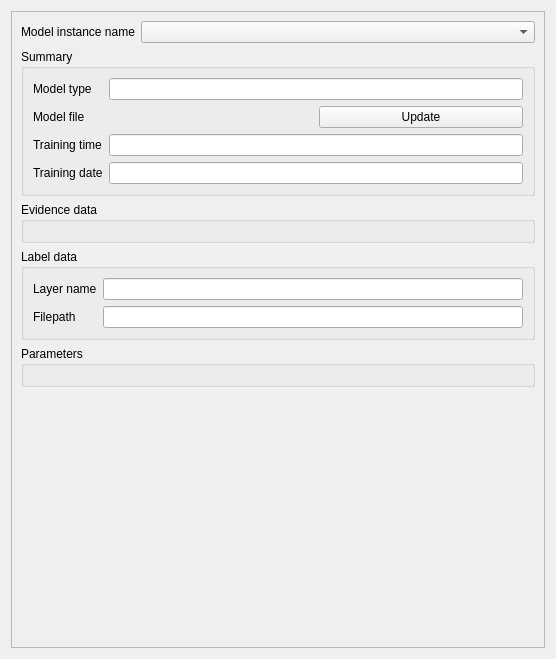
<?xml version="1.0" encoding="UTF-8"?>
<ui version="4.0">
 <class>Form</class>
 <widget class="QWidget" name="Form">
  <property name="geometry">
   <rect>
    <x>0</x>
    <y>0</y>
    <width>556</width>
    <height>659</height>
   </rect>
  </property>
  <property name="sizePolicy">
   <sizepolicy hsizetype="Preferred" vsizetype="Preferred">
    <horstretch>0</horstretch>
    <verstretch>0</verstretch>
   </sizepolicy>
  </property>
  <property name="minimumSize">
   <size>
    <width>0</width>
    <height>0</height>
   </size>
  </property>
  <property name="maximumSize">
   <size>
    <width>16777215</width>
    <height>16777215</height>
   </size>
  </property>
  <property name="windowTitle">
   <string>Form</string>
  </property>
  <layout class="QVBoxLayout" name="verticalLayout_3">
   <item>
    <widget class="QScrollArea" name="scrollArea">
     <property name="widgetResizable">
      <bool>true</bool>
     </property>
     <widget class="QWidget" name="scrollAreaWidgetContents">
      <property name="geometry">
       <rect>
        <x>0</x>
        <y>0</y>
        <width>536</width>
        <height>639</height>
       </rect>
      </property>
      <layout class="QVBoxLayout" name="verticalLayout">
       <item>
        <layout class="QHBoxLayout" name="horizontalLayout">
         <item>
          <widget class="QLabel" name="model_selection_label">
           <property name="text">
            <string>Model instance name</string>
           </property>
          </widget>
         </item>
         <item>
          <widget class="QComboBox" name="model_selection">
           <property name="sizePolicy">
            <sizepolicy hsizetype="Expanding" vsizetype="Fixed">
             <horstretch>0</horstretch>
             <verstretch>0</verstretch>
            </sizepolicy>
           </property>
          </widget>
         </item>
        </layout>
       </item>
       <item>
        <widget class="QGroupBox" name="summary_box">
         <property name="sizePolicy">
          <sizepolicy hsizetype="Preferred" vsizetype="Maximum">
           <horstretch>0</horstretch>
           <verstretch>0</verstretch>
          </sizepolicy>
         </property>
         <property name="title">
          <string>Summary</string>
         </property>
         <layout class="QFormLayout" name="formLayout">
          <item row="0" column="0">
           <widget class="QLabel" name="model_type_label">
            <property name="text">
             <string>Model type</string>
            </property>
           </widget>
          </item>
          <item row="0" column="1">
           <widget class="QLineEdit" name="model_type">
            <property name="text">
             <string/>
            </property>
            <property name="readOnly">
             <bool>true</bool>
            </property>
           </widget>
          </item>
          <item row="1" column="0">
           <widget class="QLabel" name="model_file_label">
            <property name="text">
             <string>Model file</string>
            </property>
           </widget>
          </item>
          <item row="1" column="1">
           <layout class="QHBoxLayout" name="horizontalLayout_3">
            <item>
             <widget class="QgsFileWidget" name="model_file">
              <property name="filter">
               <string/>
              </property>
              <property name="storageMode">
               <enum>QgsFileWidget::GetFile</enum>
              </property>
             </widget>
            </item>
            <item>
             <widget class="QPushButton" name="update_model_file_btn">
              <property name="text">
               <string>Update</string>
              </property>
             </widget>
            </item>
           </layout>
          </item>
          <item row="2" column="0">
           <widget class="QLabel" name="training_time_label">
            <property name="text">
             <string>Training time</string>
            </property>
           </widget>
          </item>
          <item row="2" column="1">
           <widget class="QLineEdit" name="model_training_time"/>
          </item>
          <item row="3" column="0">
           <widget class="QLabel" name="label_2">
            <property name="text">
             <string>Training date</string>
            </property>
           </widget>
          </item>
          <item row="3" column="1">
           <widget class="QLineEdit" name="model_training_date">
            <property name="readOnly">
             <bool>true</bool>
            </property>
           </widget>
          </item>
         </layout>
        </widget>
       </item>
       <item>
        <widget class="QGroupBox" name="evidence_data_box">
         <property name="sizePolicy">
          <sizepolicy hsizetype="Preferred" vsizetype="Maximum">
           <horstretch>0</horstretch>
           <verstretch>0</verstretch>
          </sizepolicy>
         </property>
         <property name="title">
          <string>Evidence data</string>
         </property>
         <layout class="QVBoxLayout" name="verticalLayout_14">
          <item>
           <layout class="QVBoxLayout" name="evidence_data_layout"/>
          </item>
         </layout>
        </widget>
       </item>
       <item>
        <widget class="QGroupBox" name="label_data_box">
         <property name="title">
          <string>Label data</string>
         </property>
         <layout class="QFormLayout" name="formLayout_2">
          <item row="0" column="0">
           <widget class="QLabel" name="label">
            <property name="text">
             <string>Layer name</string>
            </property>
           </widget>
          </item>
          <item row="1" column="0">
           <widget class="QLabel" name="label_data">
            <property name="text">
             <string>Filepath</string>
            </property>
            <property name="wordWrap">
             <bool>true</bool>
            </property>
           </widget>
          </item>
          <item row="0" column="1">
           <widget class="QLineEdit" name="label_layer_name">
            <property name="readOnly">
             <bool>true</bool>
            </property>
           </widget>
          </item>
          <item row="1" column="1">
           <widget class="QLineEdit" name="label_filepath">
            <property name="text">
             <string/>
            </property>
            <property name="readOnly">
             <bool>true</bool>
            </property>
           </widget>
          </item>
         </layout>
        </widget>
       </item>
       <item>
        <widget class="QGroupBox" name="parameters_box">
         <property name="title">
          <string>Parameters</string>
         </property>
         <layout class="QVBoxLayout" name="verticalLayout_2">
          <item>
           <layout class="QFormLayout" name="parameters_layout"/>
          </item>
         </layout>
        </widget>
       </item>
       <item>
        <widget class="QDialogButtonBox" name="button_box">
         <property name="standardButtons">
          <set>QDialogButtonBox::NoButton</set>
         </property>
        </widget>
       </item>
       <item>
        <spacer name="verticalSpacer">
         <property name="orientation">
          <enum>Qt::Vertical</enum>
         </property>
         <property name="sizeHint" stdset="0">
          <size>
           <width>20</width>
           <height>5</height>
          </size>
         </property>
        </spacer>
       </item>
      </layout>
     </widget>
    </widget>
   </item>
  </layout>
 </widget>
 <customwidgets>
  <customwidget>
   <class>QgsFileWidget</class>
   <extends>QWidget</extends>
   <header>qgsfilewidget.h</header>
   <container>1</container>
  </customwidget>
 </customwidgets>
 <resources/>
 <connections/>
</ui>
